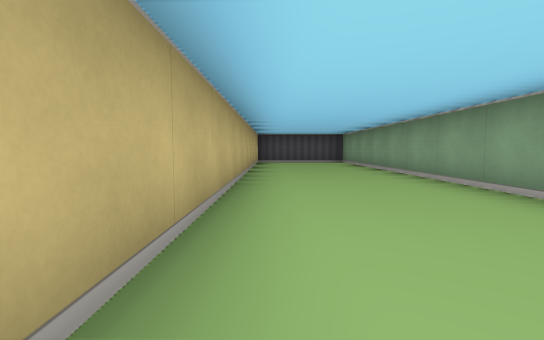
[1] (above)

24 first-person views from a walk through a cub3D level. The camera is about half as high as the walls, tilts 4° down and sees 85° across. The floor is counted in squares. Each view is taken from the middle of a square. On the plan, view 1 faces up. The plan holds only what a view shows up to about 9 squares ahead; the rest is blank.

[2]
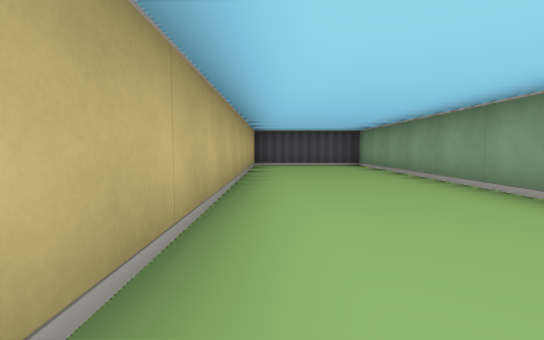

[3]
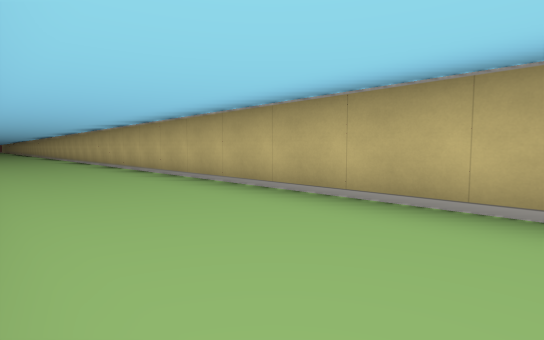

[4]
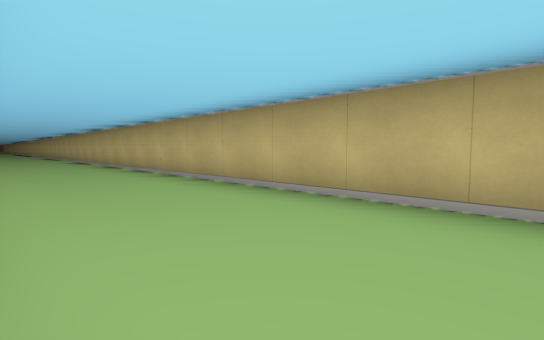

[5]
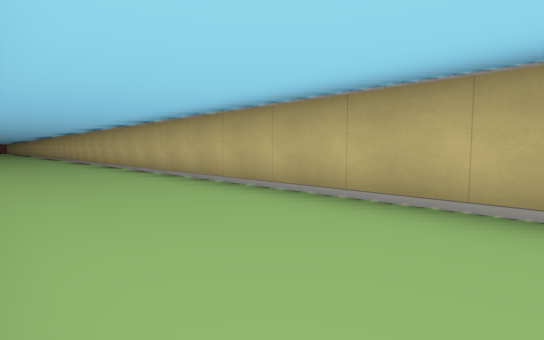

[6]
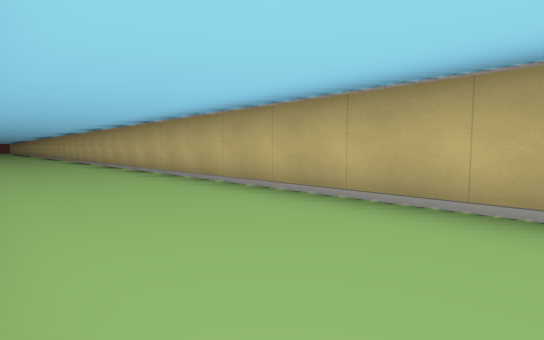

[7]
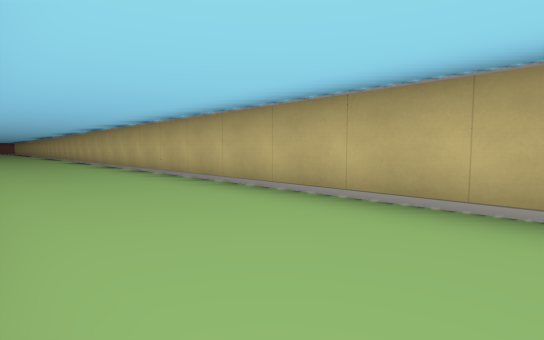

[8]
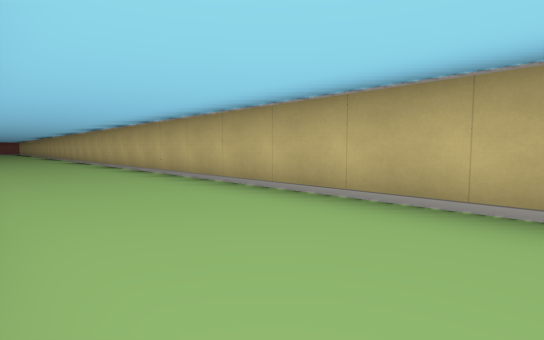

[9]
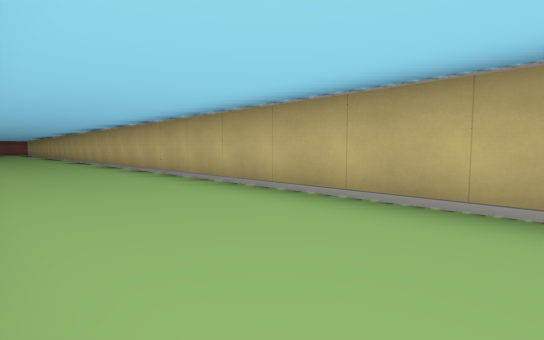

[10]
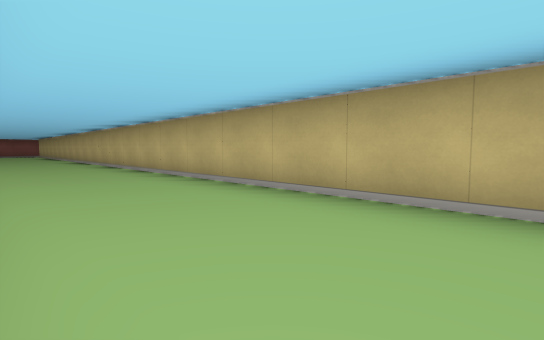

[11]
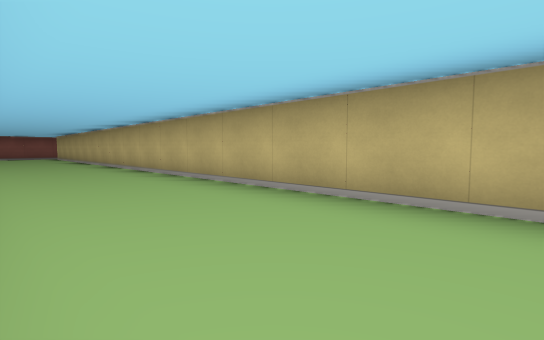

[12]
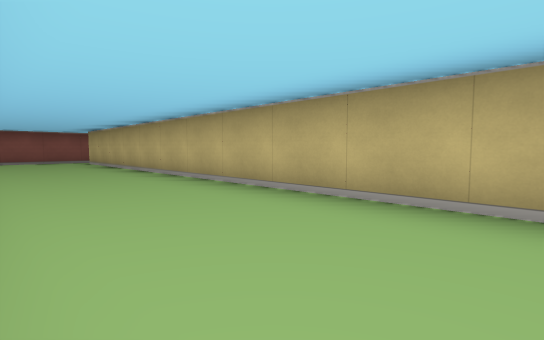

[13]
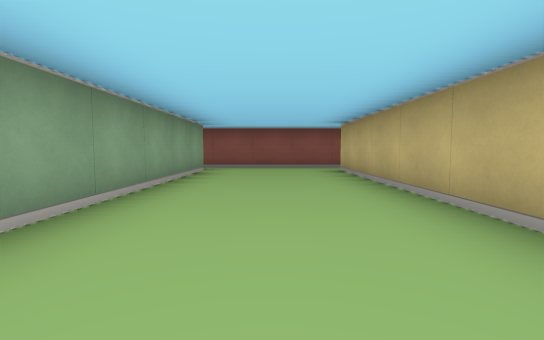

[14]
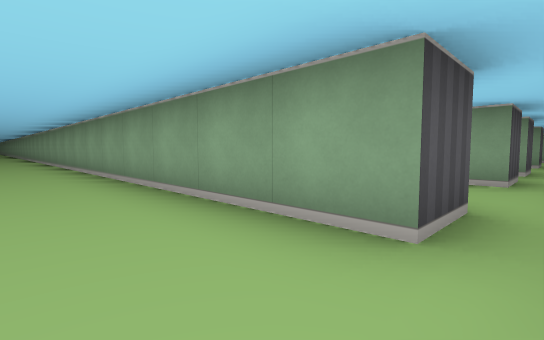

[15]
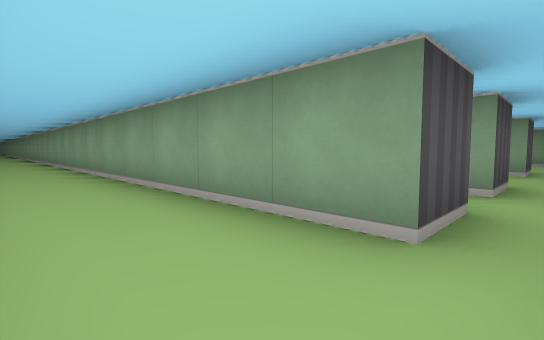

[16]
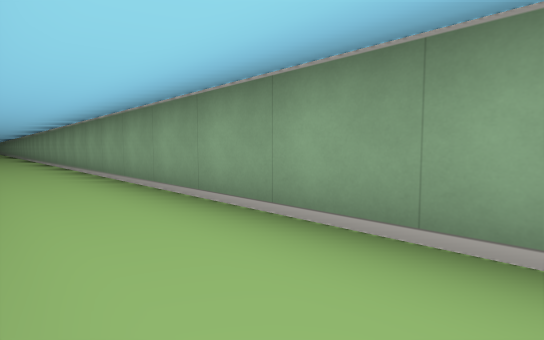

[17]
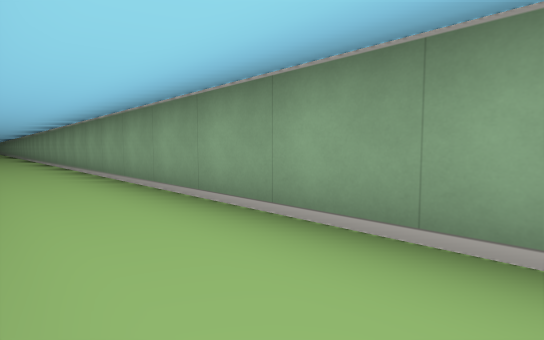

[18]
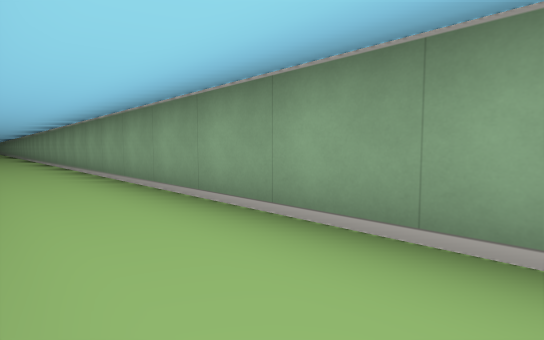

[19]
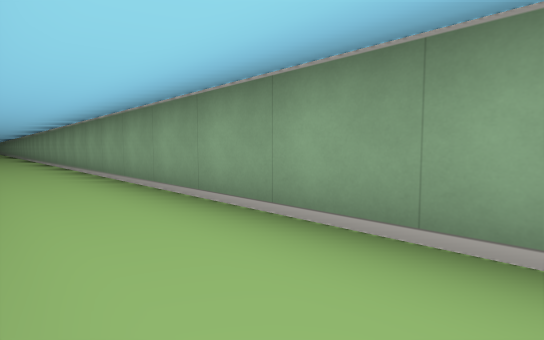

[20]
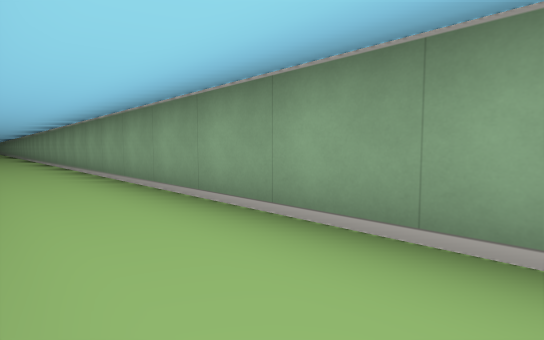

[21]
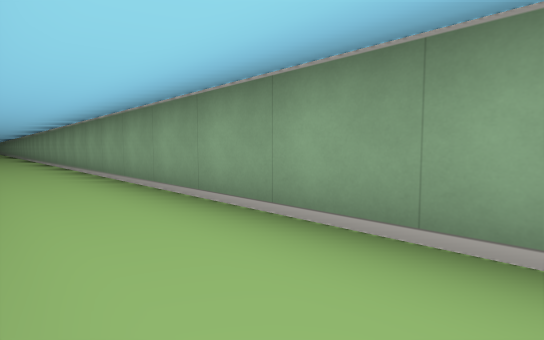

[22]
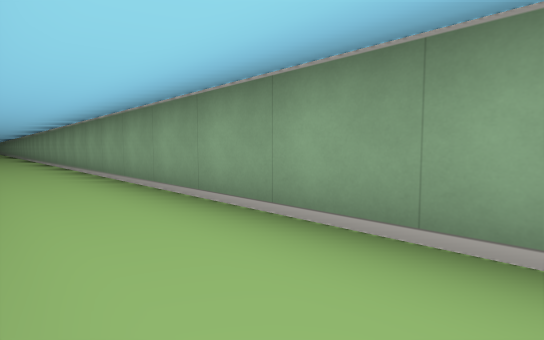

[23]
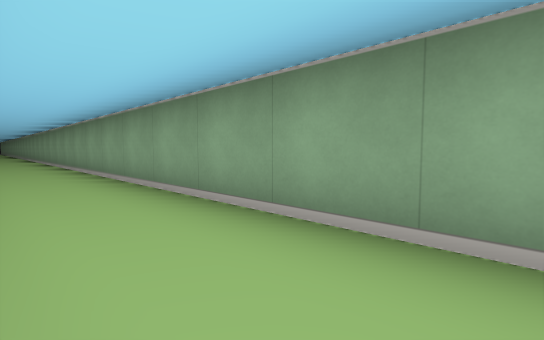

[24]
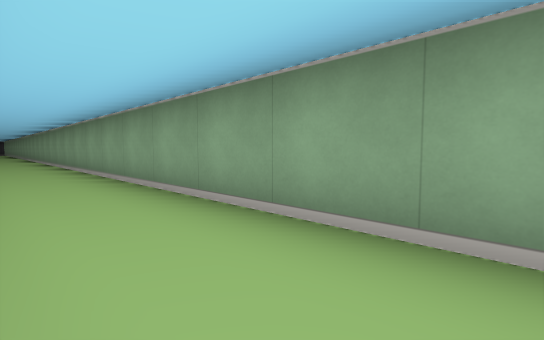

### Floor plan
Points are (right, up) in squares from view 1. A wall is a line through its corners. A room is listed if a view was taken in it or the views show most of it. See-through windows are left out.
Room 1 (views 1, 2, 3, 4, 5, 6, 7, 8, 9, 10, 11, 12, 13, 14)
walls: (2.5, 2.6) (2.5, 10.5) (-0.5, 10.5) (-0.5, -48.5); (2.5, -48.5) (2.5, -37.8); (-0.8, -49.5) (2.8, -49.5)
ways out: opening at (3, -49) to room 2
Room 2 (views 15, 16, 17, 18, 19, 20, 21, 22, 23, 24)
walls: (3.6, -48.5) (2.5, -48.5); (5.5, -48.5) (5.5, 2.2)
ways out: opening at (3, -49) to room 1; opening at (6, -49)

Where each view was taken, in squares from view 1:
view 1: 0 up, 0 right, facing up
view 2: 2 up, 0 right, facing up
view 3: 3 up, 2 right, facing down-left
view 4: 0 up, 2 right, facing down-left
view 5: 5 down, 2 right, facing down-left
view 6: 9 down, 2 right, facing down-left
view 7: 14 down, 2 right, facing down-left
view 8: 18 down, 2 right, facing down-left
view 9: 23 down, 2 right, facing down-left
view 10: 28 down, 2 right, facing down-left
view 11: 33 down, 2 right, facing down-left
view 12: 38 down, 2 right, facing down-left
view 13: 42 down, 1 right, facing down
view 14: 49 down, 1 right, facing up-right
view 15: 49 down, 4 right, facing up-right
view 16: 45 down, 4 right, facing up-right
view 17: 39 down, 4 right, facing up-right
view 18: 35 down, 4 right, facing up-right
view 19: 31 down, 4 right, facing up-right
view 20: 27 down, 4 right, facing up-right
view 21: 22 down, 4 right, facing up-right
view 22: 18 down, 4 right, facing up-right
view 23: 13 down, 4 right, facing up-right
view 24: 9 down, 4 right, facing up-right
